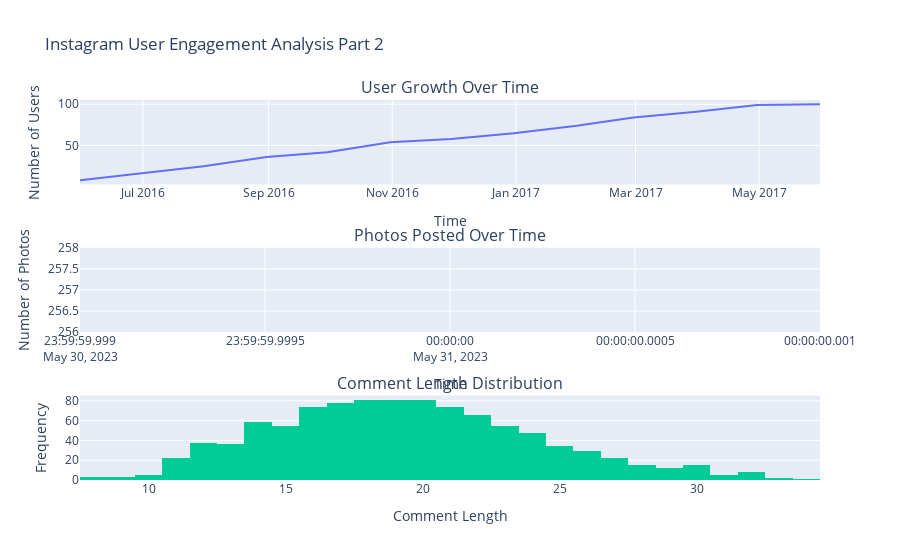

Here is the notebook cell this chart was saved with:
### Code cell
import plotly.graph_objects as go
from plotly.subplots import make_subplots
import pandas as pd

# Convert 'created_at' columns to datetime
dataframes['users']['created_at'] = pd.to_datetime(dataframes['users']['created_at'])
dataframes['photos']['created_dat'] = pd.to_datetime(dataframes['photos']['created_dat'])
dataframes['comments']['created_at'] = pd.to_datetime(dataframes['comments']['created_at'])

# Calculate user growth and photos posted over time
user_growth = dataframes['users']['created_at'].value_counts().resample('M').sum().cumsum()
photos_over_time = dataframes['photos']['created_dat'].value_counts().resample('M').sum().cumsum()

# Calculate comment length
dataframes['comments']['comment_length'] = dataframes['comments']['comment_text'].apply(len)
comment_length = dataframes['comments']['comment_length']

# Create subplots
fig = make_subplots(rows=3, cols=1, subplot_titles=("User Growth Over Time", 
                                                    "Photos Posted Over Time", 
                                                    "Comment Length Distribution"))

# Add traces
fig.add_trace(go.Scatter(x=user_growth.index, y=user_growth.values, mode='lines', name='Users'), row=1, col=1)
fig.add_trace(go.Scatter(x=photos_over_time.index, y=photos_over_time.values, mode='lines', name='Photos'), row=2, col=1)
fig.add_trace(go.Histogram(x=comment_length.values, name='Comments'), row=3, col=1)

# Update xaxis properties
fig.update_xaxes(title_text="Time", row=1, col=1)
fig.update_xaxes(title_text="Time", row=2, col=1)
fig.update_xaxes(title_text="Comment Length", row=3, col=1)

# Update yaxis properties
fig.update_yaxes(title_text="Number of Users", row=1, col=1)
fig.update_yaxes(title_text="Number of Photos", row=2, col=1)
fig.update_yaxes(title_text="Frequency", row=3, col=1)

# Update title and height
fig.update_layout(title_text="Instagram User Engagement Analysis Part 2", height=1200, showlegend=False)

fig.show()

### Figure 1 — Plotly figure (JSON) as saved in the notebook; plotly's stock layout.template omitted (floating-point values rounded to 4 significant figures; data arrays with more than 128 entries replaced by an {"elided": "..."} marker saying what was removed)
{"data": [{"mode": "lines", "name": "Users", "type": "scatter", "x": ["2016-05-31T00:00:00", "2016-06-30T00:00:00", "2016-07-31T00:00:00", "2016-08-31T00:00:00", "2016-09-30T00:00:00", "2016-10-31T00:00:00", "2016-11-30T00:00:00", "2016-12-31T00:00:00", "2017-01-31T00:00:00", "2017-02-28T00:00:00", "2017-03-31T00:00:00", "2017-04-30T00:00:00", "2017-05-31T00:00:00"], "xaxis": "x", "y": [8, 16, 25, 36, 42, 54, 58, 65, 74, 84, 91, 99, 100], "yaxis": "y"}, {"mode": "lines", "name": "Photos", "type": "scatter", "x": ["2023-05-31T00:00:00"], "xaxis": "x2", "y": [257], "yaxis": "y2"}, {"name": "Comments", "type": "histogram", "x": {"elided": "1000 int values"}, "xaxis": "x3", "yaxis": "y3"}], "layout": {"annotations": [{"font": {"size": 16}, "showarrow": false, "text": "User Growth Over Time", "x": 0.5, "xanchor": "center", "xref": "paper", "y": 1, "yanchor": "bottom", "yref": "paper"}, {"font": {"size": 16}, "showarrow": false, "text": "Photos Posted Over Time", "x": 0.5, "xanchor": "center", "xref": "paper", "y": 0.6111, "yanchor": "bottom", "yref": "paper"}, {"font": {"size": 16}, "showarrow": false, "text": "Comment Length Distribution", "x": 0.5, "xanchor": "center", "xref": "paper", "y": 0.2222, "yanchor": "bottom", "yref": "paper"}], "autosize": true, "showlegend": false, "title": {"text": "Instagram User Engagement Analysis Part 2"}, "xaxis": {"anchor": "y", "autorange": true, "domain": [0, 1], "range": ["2016-05-31", "2017-05-31"], "title": {"text": "Time"}, "type": "date"}, "xaxis2": {"anchor": "y2", "autorange": true, "domain": [0, 1], "range": ["2023-05-30 23:59:59.999", "2023-05-31 00:00:00.001"], "title": {"text": "Time"}, "type": "date"}, "xaxis3": {"anchor": "y3", "autorange": true, "domain": [0, 1], "range": [7.5, 34.5], "title": {"text": "Comment Length"}, "type": "linear"}, "yaxis": {"anchor": "x", "autorange": true, "domain": [0.7778, 1], "range": [2.889, 105.1], "title": {"text": "Number of Users"}, "type": "linear"}, "yaxis2": {"anchor": "x2", "autorange": true, "domain": [0.3889, 0.6111], "range": [256, 258], "title": {"text": "Number of Photos"}, "type": "linear"}, "yaxis3": {"anchor": "x3", "autorange": true, "domain": [0, 0.2222], "range": [0, 85.26], "title": {"text": "Frequency"}}}}
